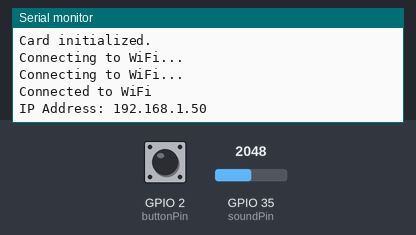
Simulated run of this sketch. Board: ESP32. Parts: the last lines printed to the serial monitor. The test bench sets the inputs (shaded band); at power-on: GPIO 2 (buttonPin) LOW, GPIO 35 (soundPin) = 2048. WiFi joins after 1.5 s; servers stay silent unless stated; uploads are accepted with an empty reply; storage starts empty; random numbers use the default seed unless the sketch sets one.

Above: at 4.2 s.
4.3 s: GPIO 2 (buttonPin) pulled HIGH for 0.15 s
At 5.7 s:
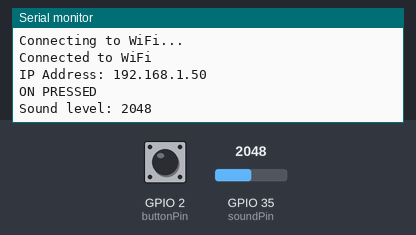
11.9 s: GPIO 2 (buttonPin) pulled HIGH for 1 s
At 18.8 s:
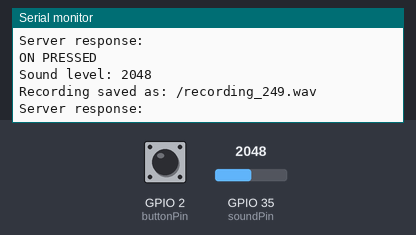

The sketch:

guardian_sound.ino
```cpp
#include <Wire.h>
#include <SPI.h>
#include "SD.h"
#include "FS.h"
#include <WiFi.h>
#include <HTTPClient.h>

// Replace with your network credentials
const char* ssid = "test";
const char* password = "test12345";

// Replace with your endpoint URL
const char* serverUrl = "http://192.168.43.175:5000/upload";

const int buttonPin = 2;
const int soundPin = 35; // Analog pin connected to sound sensor
const int threshold = 500; // Adjust as per your requirement
const int chipSelect = 5; // Pin connected to SD card module

int buttonState = 0;

File audioFile;

int MIN_DATA_VALUE = 0;
int MAX_DATA_VALUE = 4095;

// WAV file header information
char chunkID[4] = {'R', 'I', 'F', 'F'};
uint32_t chunkSize = 36;
char format[4] = {'W', 'A', 'V', 'E'};
char subChunk1ID[4] = {'f', 'm', 't', ' '};
uint32_t subChunk1Size = 16;
uint16_t audioFormat = 1;
uint16_t numChannels = 1;
uint32_t sampleRate = 44100;
uint32_t byteRate = 44100 * 2;
uint16_t blockAlign = 2;
uint16_t bitsPerSample = 16;
char subChunk2ID[4] = {'d', 'a', 't', 'a'};
uint32_t subChunk2Size = 0;


void setup() {
  Serial.begin(9600);
  delay(1000);

  // Initialize SD card
  if (!SD.begin(chipSelect)) {
    Serial.println("Card failed, or not present");
    return;
  }
  Serial.println("Card initialized.");

  // Initialize sound sensor
  pinMode(soundPin, INPUT);

   pinMode(buttonPin, INPUT);


  // Connect to Wi-Fi
  WiFi.begin(ssid, password);
  while (WiFi.status() != WL_CONNECTED) {
    delay(1000);
    Serial.println("Connecting to WiFi...");
  }
  Serial.println("Connected to WiFi");
  Serial.print("IP Address: ");
  Serial.println(WiFi.localIP());
}

void loop() {
  // read the state of the pushbutton value:
  buttonState = digitalRead(buttonPin);
  // check if the pushbutton is pressed. If it is, the buttonState is HIGH:
  if (buttonState == HIGH) {

    Serial.println("ON PRESSED");
    int soundLevel = analogRead(soundPin);
    Serial.print("Sound level: ");
    Serial.println(soundLevel);

    if (soundLevel > threshold)
    {
          recordAudio();
    }

  }
  delay(100);
}

void recordAudio() {
  String fileName = "/recording_" + String(random(1000)) + ".wav"; // Generate filename with random integer
  audioFile = SD.open(fileName, FILE_WRITE);

  if (audioFile) {
    writeWavHeader(audioFile);
    unsigned long startTime = millis();
    unsigned long duration = 5000; // 5 seconds
    while (millis() - startTime < duration) {
      int soundData = analogRead(soundPin);
      writeDataToWavFile(audioFile, soundData);
    }
    finalizeWavFile(audioFile); // Finalize the WAV file with correct sizes
    delay(200);
    audioFile.close();
    Serial.println("Recording saved as: " + fileName);

    // Upload the recorded file
    uploadFile(fileName);
  } else {
    Serial.println("Error opening file for writing");
  }
}

void writeWavHeader(File wavFile) {
  subChunk2Size = 0; // Reset subChunk2Size before recording
  chunkSize = 36; // Reset chunkSize before recording

  wavFile.seek(0);
  wavFile.write((const uint8_t*)chunkID, 4);
  wavFile.write((const uint8_t*)&chunkSize, 4);
  wavFile.write((const uint8_t*)format, 4);
  wavFile.write((const uint8_t*)subChunk1ID, 4);
  wavFile.write((const uint8_t*)&subChunk1Size, 4);
  wavFile.write((const uint8_t*)&audioFormat, 2);
  wavFile.write((const uint8_t*)&numChannels, 2);
  wavFile.write((const uint8_t*)&sampleRate, 4);
  wavFile.write((const uint8_t*)&byteRate, 4);
  wavFile.write((const uint8_t*)&blockAlign, 2);
  wavFile.write((const uint8_t*)&bitsPerSample, 2);
  wavFile.write((const uint8_t*)subChunk2ID, 4);
  wavFile.write((const uint8_t*)&subChunk2Size, 4);
}

void writeDataToWavFile(File wavFile, int data) {
  int16_t sampleValue = map(data, MIN_DATA_VALUE, MAX_DATA_VALUE, -32767, 32767);

  // Write sample data
  wavFile.write((const uint8_t*)&sampleValue, 2);

  // Update subChunk2Size and chunkSize
  subChunk2Size += numChannels * bitsPerSample / 8;
  chunkSize = 36 + subChunk2Size;
}

void finalizeWavFile(File wavFile) {
  // Update the chunkSize and subChunk2Size in the file header
  wavFile.seek(4);
  wavFile.write((const uint8_t*)&chunkSize, 4);

  wavFile.seek(40);
}

void uploadFile(String fileName) {
  if (WiFi.status() == WL_CONNECTED) {
    File file = SD.open(fileName, FILE_READ);
    if (!file) {
      Serial.println("Failed to open file for reading");
      return;
    }

    WiFiClient client;
    if (!client.connect("192.168.137.1", 5000)) {
      Serial.println("Connection to server failed");
      return;
    }

    // Remove leading slash from the filename
    String fileNameNoSlash = fileName;
    if (fileNameNoSlash.startsWith("/")) {
      fileNameNoSlash = fileNameNoSlash.substring(1);
    }


    String boundary = "--------------------------" + String(millis(), HEX);
    String header = "--" + boundary + "\r\n";
    header += "Content-Disposition: form-data; name=\"victim_id\"\r\n\r\n4\r\n";
    header += "--" + boundary + "\r\n";
    header += "Content-Disposition: form-data; name=\"file\"; filename=\"" + fileNameNoSlash + "\"\r\n";
    header += "Content-Type: audio/wav\r\n\r\n";
    String footer = "\r\n--" + boundary + "--\r\n";

    int contentLength = header.length() + file.size() + footer.length();

    // Construct the HTTP POST request
    client.println("POST /upload HTTP/1.1");
    client.println("Host: 192.168.137.1");
    client.println("Content-Type: multipart/form-data; boundary=" + boundary);
    client.println("Content-Length: " + String(contentLength));
    client.println();
    client.print(header);

    uint8_t buffer[512];
    while (file.available()) {
      int len = file.read(buffer, sizeof(buffer));
      if (len > 0) {
        client.write(buffer, len);
      } else {
        Serial.println("Error reading from file");
        break;
      }
    }

    client.print(footer);

    // Wait for server response
    unsigned long timeout = millis();
    while (client.connected() && millis() - timeout < 10000) {
      if (client.available()) {
        String line = client.readStringUntil('\n');
        if (line == "\r") {
          break;
        }
      }
    }

    // Read the response
    String response = client.readString();
    Serial.println("Server response:");
    Serial.println(response);

    file.close();
    client.stop();
  } else {
    Serial.println("WiFi not connected");
  }
}
```

Measured:
- after the input at 4.3 s, the serial monitor: prints a new line at once (image 1)
- after the input at 11.9 s, the serial monitor: prints a new line at once (image 2)
